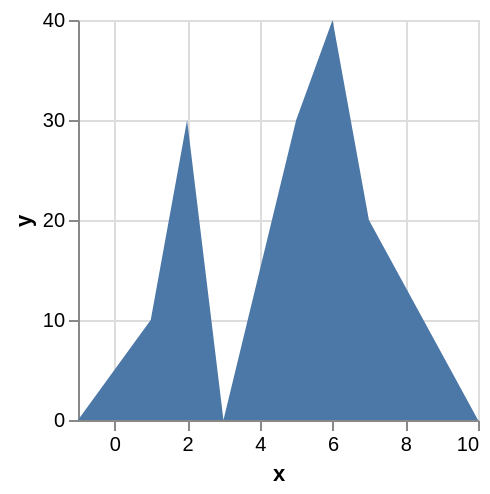

Vega-Lite specification stored for this chart:
### Vega specification from a JSON file in a GitHub repository (floating-point values rounded to 4 significant figures)
{"$schema": "https://vega.github.io/schema/vega/v5.json", "background": "white", "padding": 5, "width": 200, "height": 200, "style": "cell", "data": [{"name": "source_0", "values": [{"x": -1, "y": null}, {"x": 1, "y": 10}, {"x": 2, "y": 30}, {"x": 3, "y": null}, {"x": 4, "y": 15}, {"x": 5, "y": 30}, {"x": 6, "y": 40}, {"x": 7, "y": 20}, {"x": 10, "y": null}]}, {"name": "data_0", "source": "source_0", "transform": [{"type": "formula", "expr": "toNumber(datum[\"x\"])", "as": "x"}, {"type": "impute", "field": "y", "groupby": [], "key": "x", "method": "value", "value": 0}, {"type": "stack", "groupby": ["x"], "field": "y", "sort": {"field": [], "order": []}, "as": ["y_start", "y_end"], "offset": "zero"}]}], "marks": [{"name": "marks", "type": "area", "style": ["area"], "sort": {"field": "datum[\"x\"]"}, "from": {"data": "data_0"}, "encode": {"update": {"orient": {"value": "vertical"}, "fill": {"value": "#4c78a8"}, "description": {"signal": "\"x: \" + (format(datum[\"x\"], \"\")) + \"; y: \" + (format(datum[\"y\"], \"\"))"}, "x": {"scale": "x", "field": "x"}, "y": {"scale": "y", "field": "y_end"}, "y2": {"scale": "y", "field": "y_start"}}}}], "scales": [{"name": "x", "type": "linear", "domain": {"data": "data_0", "field": "x"}, "range": [0, {"signal": "width"}], "nice": true, "zero": false}, {"name": "y", "type": "linear", "domain": {"data": "data_0", "fields": ["y_start", "y_end"]}, "range": [{"signal": "height"}, 0], "nice": true, "zero": true}], "axes": [{"scale": "x", "orient": "bottom", "gridScale": "y", "grid": true, "tickCount": {"signal": "ceil(width/40)"}, "domain": false, "labels": false, "aria": false, "maxExtent": 0, "minExtent": 0, "ticks": false, "zindex": 0}, {"scale": "y", "orient": "left", "gridScale": "x", "grid": true, "tickCount": {"signal": "ceil(height/40)"}, "domain": false, "labels": false, "aria": false, "maxExtent": 0, "minExtent": 0, "ticks": false, "zindex": 0}, {"scale": "x", "orient": "bottom", "grid": false, "title": "x", "labelFlush": true, "labelOverlap": true, "tickCount": {"signal": "ceil(width/40)"}, "zindex": 0}, {"scale": "y", "orient": "left", "grid": false, "title": "y", "labelOverlap": true, "tickCount": {"signal": "ceil(height/40)"}, "zindex": 0}]}
